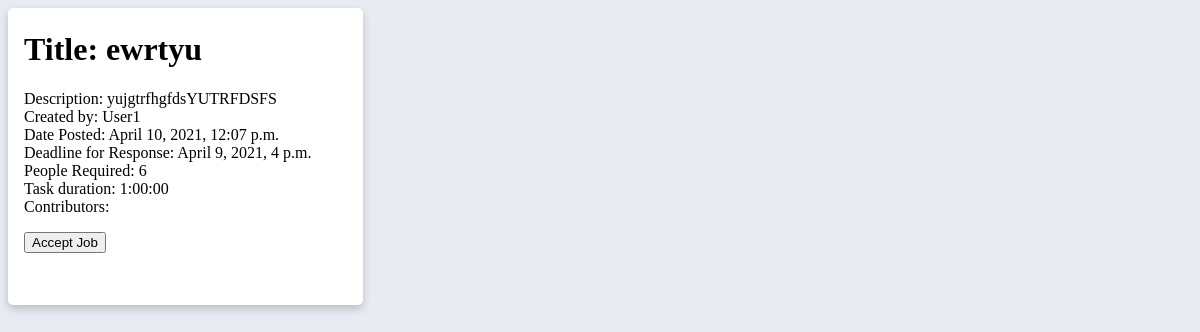
The page /oddjob/2/ on the database as committed earlier.
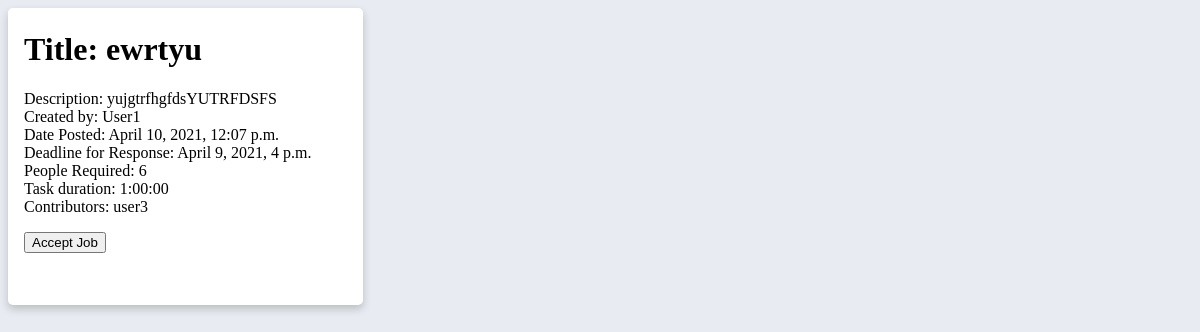
The same page on the database as committed later.
### oddjob/models.py (models this page shows, shortened)
class Job(models.Model):
    title = models.CharField(max_length=150, null=True, blank=True)
    description = models.CharField(max_length=500, null=True, blank=True)
    originUser = models.ForeignKey(UserProfile, on_delete=models.CASCADE, related_name='originUser', null=True, blank=True)
    contributors = models.ManyToManyField(UserProfile, related_name='contributors', null=True, blank=True)
    datePosted = models.DateTimeField(null=True, blank=True)
    dateDue = models.DateTimeField(null=True, blank=True)
    numHelperRequested = models.IntegerField(null=True, blank=True)
    tags = models.ManyToManyField(Tag, null=True, blank=True)
    taskDuration = models.DurationField(null=True, blank=True)

class UserProfile(models.Model):
    user = models.OneToOneField(User, on_delete=models.CASCADE)
    name = models.CharField(max_length=25, null=True, blank=True)

### oddjob/views.py (the view)
# urls.py: path('<int:job_id>/', views.detail, name='detail' ),
def detail(request, job_id):
    try:
        job = Job.objects.get(id=job_id)
        name_collab = " ".join([e.name for e in job.contributors.all()])
        context = {'job': job, 'collab':name_collab, 'user_id':request.user.id}
    except:
        raise Http404("Job does not exist.")
    return render(request, 'oddjob/detail.html', context)

### oddjob/templates/oddjob/detail.html (shortened to what this page needs)
<html>
{% load static %}
<link rel="stylesheet" type="text/css" href="{% static 'oddjob/detailscreen.css' %}">
	<head>
	</head>
	<body style="background-color:#E8ECF2">
	<div class="card" style="background-color:White">
	<div class="container">
		<h1>Title: {{ job.title }}</h1>
		<p>Description: {{ job.description }} <br>
		Created by: {{job.originUser.name}} <br>
		Date Posted: {{ job.datePosted }} <br>
	    Deadline for Response: {{ job.dateDue }} <br>
		People Required: {{ job.numHelperRequested }} <br>
		Task duration: {{ job.taskDuration }} <br>
		Contributors: {{collab}}
		</p>
		<a href=" /oddjob/accept/{{job.id}}/{{user_id}}">
			<button id="myBtn">Accept Job</button>
		</a>
		<p><br></p>
	</div>
	</div>
	</body>
</html>

### oddjob/static/oddjob/detailscreen.css (style rules this page uses)
.card { box-shadow: 0 4px 8px 0 rgba(0,0,0,0.2); transition: 0.3s; width: 30%; border-radius: 5px; display:inline-block; }
.container { padding: 2px 16px; }

Rows that differ between the two databases and show on the page:
added UserProfile: name "user3"
